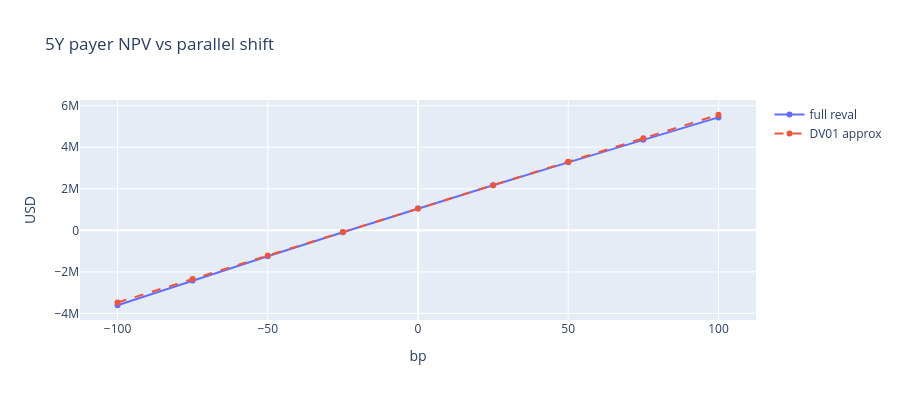

Notebook code for this chart:
### Markdown cell above
## Scenarios: parallel shifts (convexity) and a twist

### Code cell
base_npv = swap.NPV()
rows = []
for sh in range(-100, 101, 25):
    sofr.bump(None, sh)
    rows.append({"shift_bp": sh, "NPV": swap.NPV()})
    sofr.reset()
sc = pd.DataFrame(rows).set_index("shift_bp")
sc["linear (DV01)"] = base_npv + parallel * sc.index
sc["convexity_pnl"] = sc["NPV"] - sc["linear (DV01)"]
display(sc.style.format("{:,.0f}"))

twist = {"1Y": -25, "2Y": -25, "3Y": -15, "5Y": 0, "7Y": 10, "10Y": 25, "15Y": 25, "20Y": 25, "30Y": 25}
for t, bp in twist.items():
    sofr.bump(t, bp)
print("Steepener twist (short end -25bp, long end +25bp): 5Y payer P&L =", f"{swap.NPV() - base_npv:,.0f}")
sofr.reset()

fig = go.Figure()
fig.add_scatter(x=sc.index, y=sc["NPV"], name="full reval")
fig.add_scatter(x=sc.index, y=sc["linear (DV01)"], name="DV01 approx", line=dict(dash="dash"))
fig.update_layout(title="5Y payer NPV vs parallel shift", xaxis_title="bp", yaxis_title="USD", height=400)
fig.show()

### Figure 1 — Plotly figure (JSON) as saved in the notebook; plotly's stock layout.template omitted (floating-point values rounded to 4 significant figures)
{"data": [{"name": "full reval", "type": "scatter", "x": [-100, -75, -50, -25, 0, 25, 50, 75, 100], "y": [-3605000.0, -2417000.0, -1246000.0, -91610.0, 1046000.0, 2167000.0, 3272000.0, 4362000.0, 5436000.0]}, {"line": {"dash": "dash"}, "name": "DV01 approx", "type": "scatter", "x": [-100, -75, -50, -25, 0, 25, 50, 75, 100], "y": [-3471000.0, -2342000.0, -1213000.0, -83410.0, 1046000.0, 2175000.0, 3305000.0, 4434000.0, 5563000.0]}], "layout": {"height": 400, "title": {"text": "5Y payer NPV vs parallel shift"}, "xaxis": {"title": {"text": "bp"}}, "yaxis": {"title": {"text": "USD"}}}}
